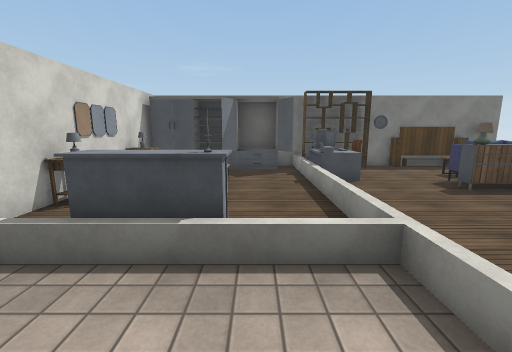
View 1 (above)

16 first-person views from a walk through a Unity game level. The camera is 1.5 m above the floor, tilts 10° down and sees 90° across. The floor is counted in squares, 1 m on a side. Each view is taken from the middle of a square. On the plan, view 1 faces up. The plan holds only what a view shows up to about 13 squares ahead; the rest is blank. Surface patterns are stand-ins for the level's own textures.

View 2
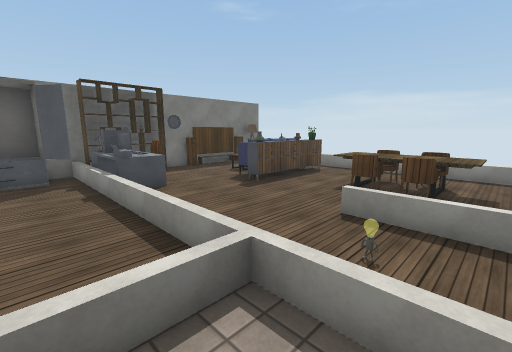

View 3
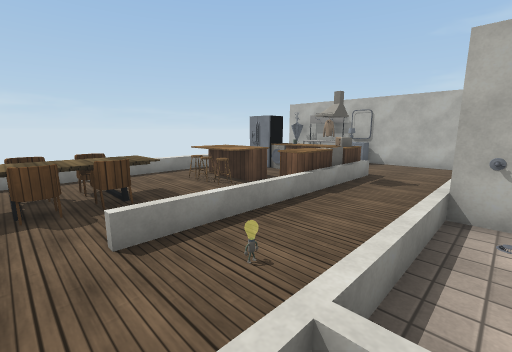

View 4
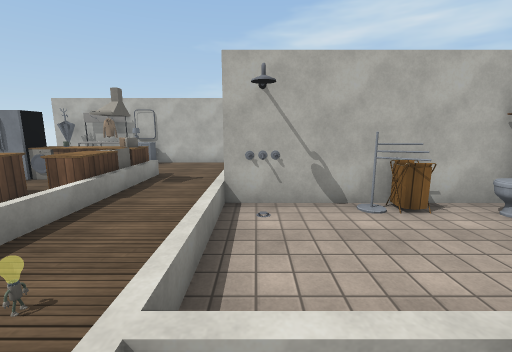

View 5
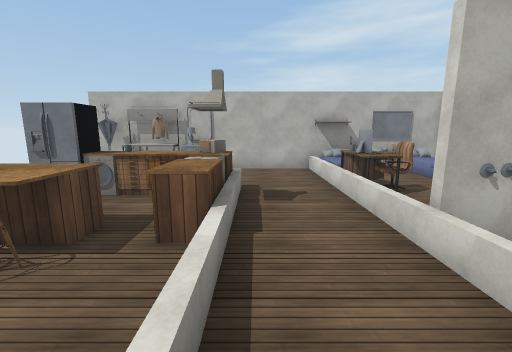

View 6
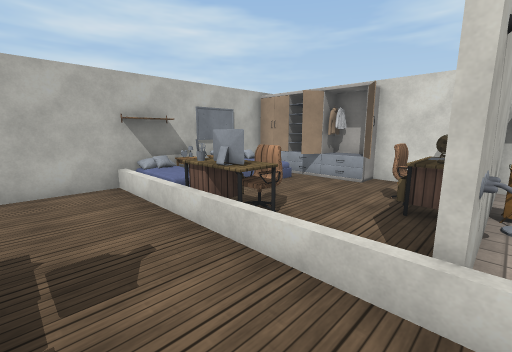

View 7
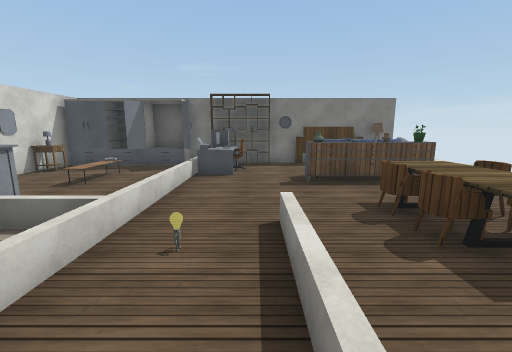

View 8
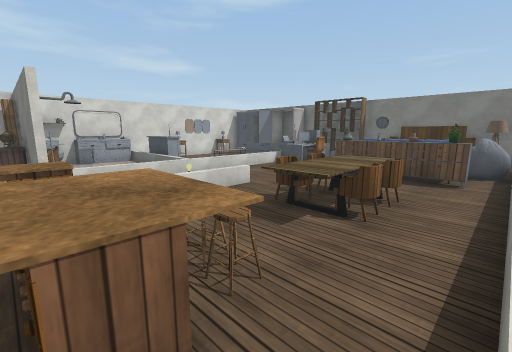

View 9
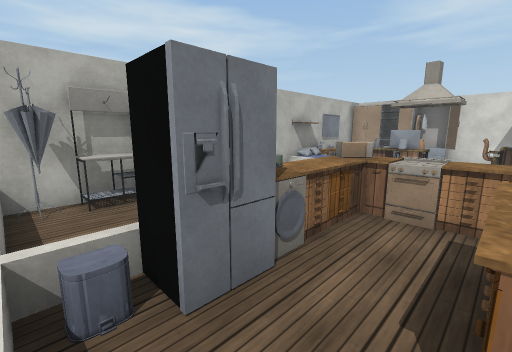

View 10
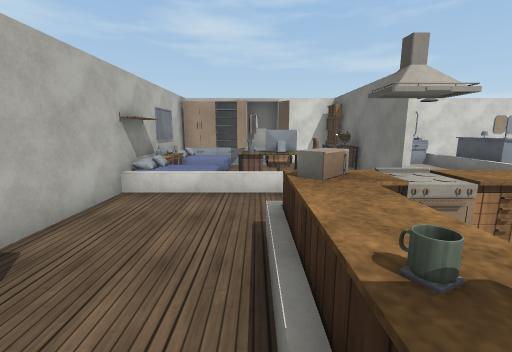

View 11
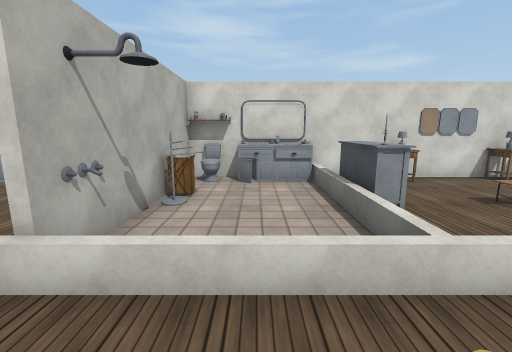

View 12
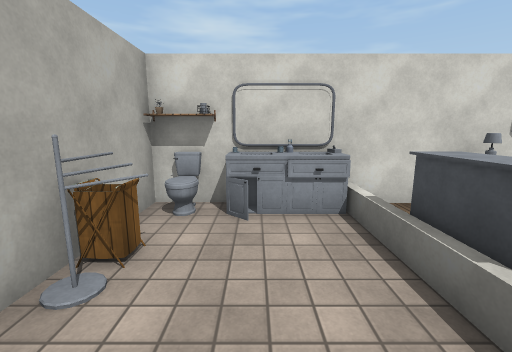

View 13
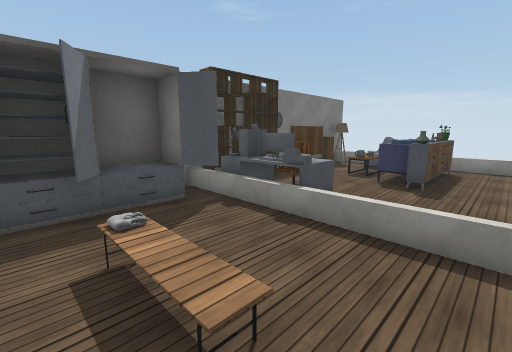

View 14
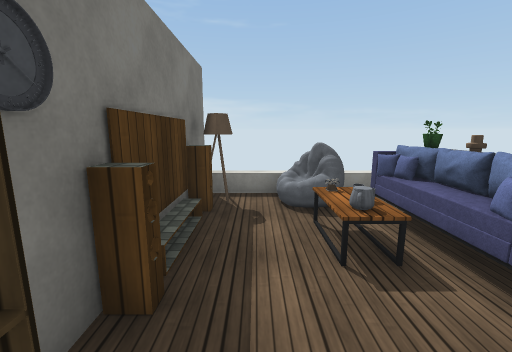

View 15
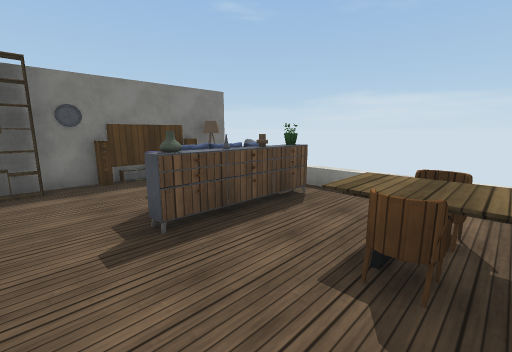

View 16
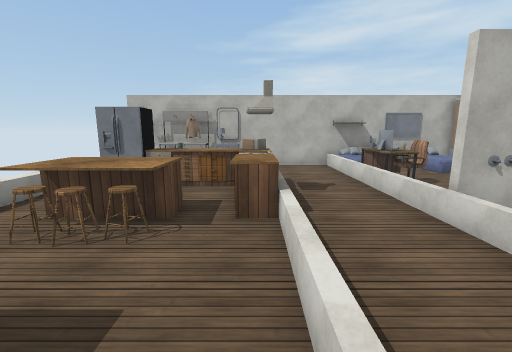

### Floor plan
Key: @ floor where view 1 was taken; # wall or solid block; . floor; / step, stairs or slope; = window, fence, low wall or low ledge; ^ raised ledge; v drop or lower ground; O other object.
Columns run from 4 left of view 1 to 11 right of it. Each row starts with its distance up from view 1.
 11 O OOOOOOOO####O#
 10 OOOOOOOO...O...
  9 O.....OO...OOOO
  8 O../..OO..OOOO/
  7 O../../...OOOO/
  6 O../../...O..O/
  5 O...../......./
  4 #.OO../...OOO./
  3 O.OOO//....OO./
  2 OO..../O..OOO./
  1 O...../......./
  0 OOO.@./....OO./
 -1 O#O##O/..=.^^//
 -2 OOOO. /..O.^^//
 -3 #.O.. /..O..../
 -4 OO..OO/..OvvOO/
 -5 O....O/..//////
 -6 OO... /.... ../
 -7 O.OOOO/...O ../
 -8 O#OOOO####OOOO##

Where each view was taken, in squares from view 1:
view 1: 0 up, 0 right, facing up
view 2: 1 up, 0 right, facing up-right
view 3: 4 up, 1 right, facing down-right
view 4: 4 up, 1 right, facing down
view 5: 2 up, 4 right, facing down
view 6: 1 down, 4 right, facing down-left
view 7: 1 down, 4 right, facing up
view 8: 2 down, 10 right, facing up-left
view 9: 2 down, 10 right, facing down-left
view 10: 5 down, 8 right, facing left
view 11: 1 up, 4 right, facing left
view 12: 1 up, 1 right, facing left
view 13: 5 up, 2 left, facing up-right
view 14: 10 up, 4 right, facing right
view 15: 3 up, 4 right, facing up-right
view 16: 3 up, 5 right, facing down
